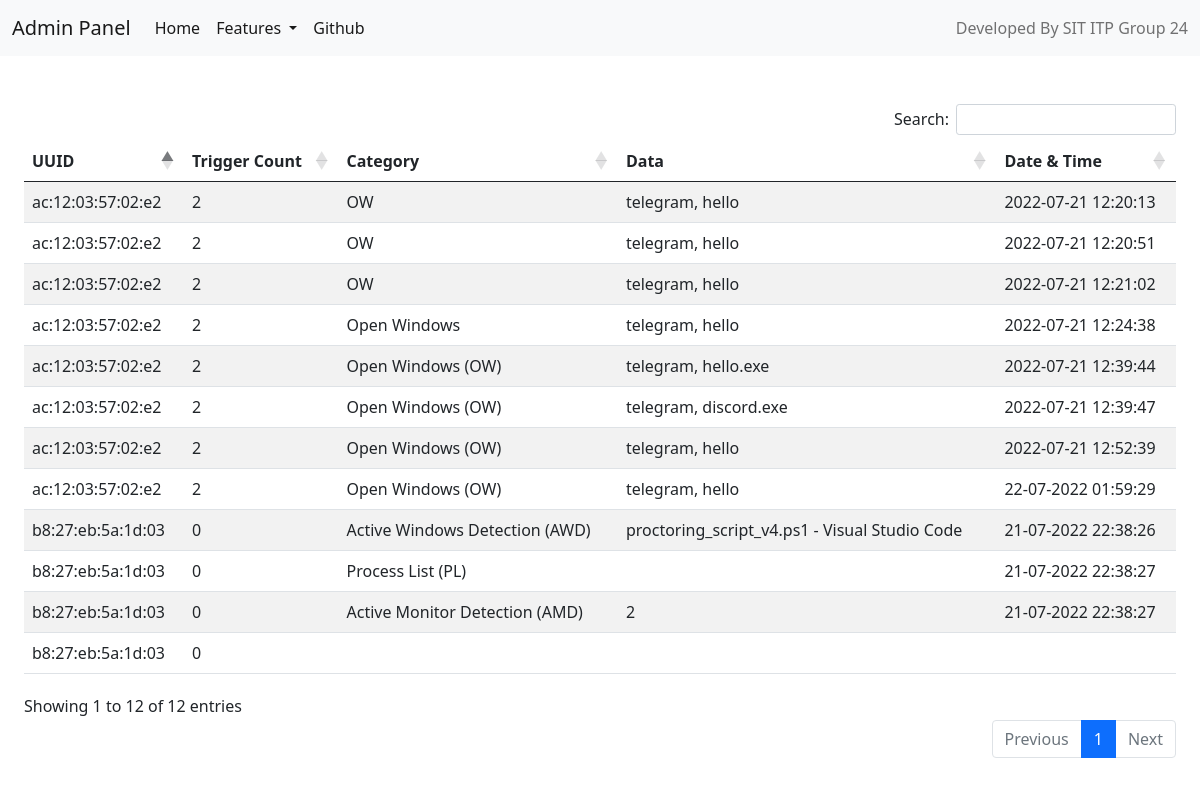
The page / on the database its author committed.
### tables this page shows
CREATE TABLE `proctoring` (
  `id` int(11) NOT NULL,
  `uuid` varchar(255) NOT NULL,
  `trigger_count` int(10) NOT NULL,
  `category` varchar(255) NOT NULL,
  `data` varchar(8000) NOT NULL,
  `date_time` varchar(100) NOT NULL
);

### index.php (the view, shortened to what this page needs)
<!DOCTYPE html>
<html>
<head>
<link rel="stylesheet" href="https://cdnjs.cloudflare.com/ajax/libs/twitter-bootstrap/5.1.3/css/bootstrap.min.css">
<link rel="stylesheet" href="https://cdn.datatables.net/1.12.1/css/dataTables.bootstrap5.min.css">
<link rel="stylesheet" href="https://cdn.datatables.net/buttons/2.2.3/css/buttons.bootstrap5.min.css">
</head>
<body>
<?php include 'nav_bar.php'; ?>
<?php
$config = parse_ini_file('../../ITP_db_config.ini');
$conn = new mysqli($config['dbservername'], $config['dbusername'], $config['dbpassword'], $config['dbname']);
?>
<style> #paddingDiv{ padding-top: 2%; padding-right: 2%; padding-bottom: 2%; padding-left: 2%; } </style> <div id="paddingDiv">
<table id="datatable" class="table table-striped" style="width:100%">
    <thead>
        <tr>
            <th>UUID</th>
            <th>Trigger Count</th>
            <th>Category</th>
            <th>Data</th>
            <th>Date & Time</th>
        </tr>
    </thead>
    <tbody>
    <?php
    if ($conn->connect_error) {
        $errorMsg = "Connection failed: " . $conn->connect_error;
    } else {
        $sql = $conn->prepare("SELECT * FROM proctoring");
        $sql->execute() or die();
        $sql->bind_result($id, $UUID, $trigger_count, $category, $data, $date_time) or die();
        while ($sql->fetch()) {
        echo '<tr>';
        echo '<td>' . $UUID . '</td>';
        echo '<td>' . $trigger_count . '</td>';
        echo '<td>' . $category . '</td>';
        echo '<td>' . $data . '</td>';
        echo '<td>' . $date_time . '</td>';
        echo '</tr>';
        }
    }
    ?>
    </tbody>
</table>

### nav_bar.php (shortened to what this page needs)
<link href="https://cdn.jsdelivr.net/npm/bootstrap@5.0.2/dist/css/bootstrap.min.css" rel="stylesheet">
<nav class="navbar navbar-expand-lg navbar-light bg-light">
  <div class="container-fluid">
    <a class="navbar-brand" href="">Admin Panel</a>
    <div class="collapse navbar-collapse" id="navbarText">
      <ul class="navbar-nav me-auto mb-2 mb-lg-0">
        <li class="nav-item">
          <a class="nav-link active" href="index.php">Home</a>
        </li>
        <li class="nav-item dropdown">
          <a class="nav-link dropdown-toggle active" href="#" id="navbarScrollingDropdown" role="button" data-bs-toggle="dropdown" aria-expanded="false">
            Features
          </a>
        </li>
        <li class="nav-item">
          <a class="nav-link active" target='_blank' href="https://github.com/danieltannn/ITP_24">Github</a>
        </li>
      </ul>
      <span class="navbar-text">
        Developed By SIT ITP Group 24
      </span>
    </div>
  </div>
</nav>
<br>

### index.php (style rules this page uses)
#paddingDiv { padding-top: 2%; padding-right: 2%; padding-bottom: 2%; padding-left: 2%; }

### rows shown on the page
proctoring: uuid "ac:12:03:57:02:e2", trigger_count "2", category "OW", data "telegram, hello", date_time "2022-07-21 12:20:13"
proctoring: uuid "ac:12:03:57:02:e2", trigger_count "2", category "OW", data "telegram, hello", date_time "2022-07-21 12:20:51"
proctoring: uuid "ac:12:03:57:02:e2", trigger_count "2", category "OW", data "telegram, hello", date_time "2022-07-21 12:21:02"
proctoring: uuid "ac:12:03:57:02:e2", trigger_count "2", category "Open Windows", data "telegram, hello", date_time "2022-07-21 12:24:38"
proctoring: uuid "ac:12:03:57:02:e2", trigger_count "2", category "Open Windows (OW)", data "telegram, hello.exe", date_time "2022-07-21 12:39:44"
proctoring: uuid "ac:12:03:57:02:e2", trigger_count "2", category "Open Windows (OW)", data "telegram, discord.exe", date_time "2022-07-21 12:39:47"
proctoring: uuid "ac:12:03:57:02:e2", trigger_count "2", category "Open Windows (OW)", data "telegram, hello", date_time "2022-07-21 12:52:39"
proctoring: uuid "b8:27:eb:5a:1d:03", trigger_count "0", category "Active Windows Detection (AWD)", data "proctoring_script_v4.ps1 - Visual Studio Code", date_time "21-07-2022 22:38:26"
proctoring: uuid "b8:27:eb:5a:1d:03", trigger_count "0", category "Process List (PL)", date_time "21-07-2022 22:38:27"
proctoring: uuid "b8:27:eb:5a:1d:03", trigger_count "0", category "Active Monitor Detection (AMD)", data "2", date_time "21-07-2022 22:38:27"
proctoring: uuid "ac:12:03:57:02:e2", trigger_count "2", category "Open Windows (OW)", data "telegram, hello", date_time "22-07-2022 01:59:29"
proctoring: uuid "b8:27:eb:5a:1d:03", trigger_count "0"
